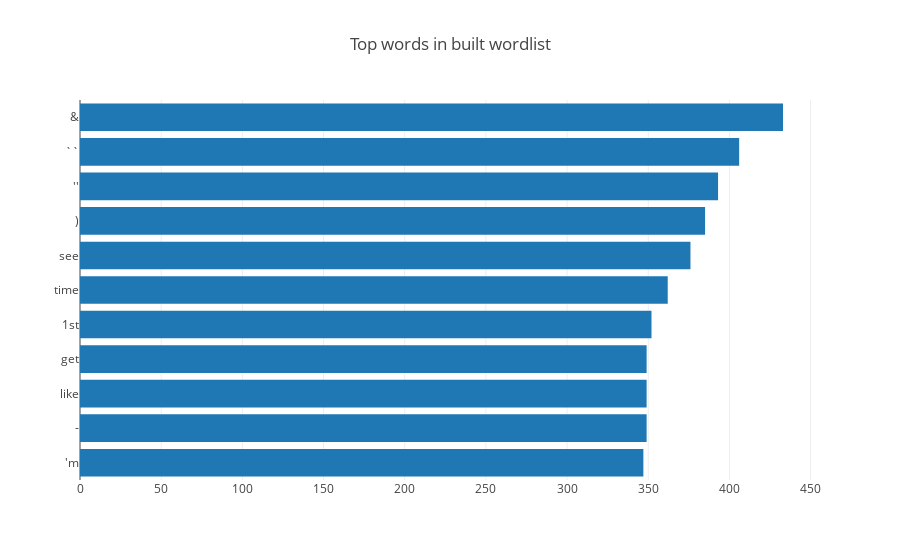

Notebook code for this chart:
### Code cell
words = pd.read_csv("data\\wordlist.csv")
x_words = list(words.loc[0:10,"word"])
x_words.reverse()
y_occ = list(words.loc[0:10,"occurrences"])
y_occ.reverse()

dist = [
    graph_objs.Bar(
        x=y_occ,
        y=x_words,
        orientation="h"
)]
plotly.offline.iplot({"data":dist, "layout":graph_objs.Layout(title="Top words in built wordlist")})

### Figure 1 — Plotly figure (JSON) as saved in the notebook; plotly's stock layout.template omitted (floating-point values rounded to 4 significant figures)
{"data": [{"orientation": "h", "type": "bar", "x": [347, 349, 349, 349, 352, 362, 376, 385, 393, 406, 433], "y": ["'m", "-", "like", "get", "1st", "time", "see", ")", "''", "``", "&"]}], "layout": {"title": "Top words in built wordlist"}}
